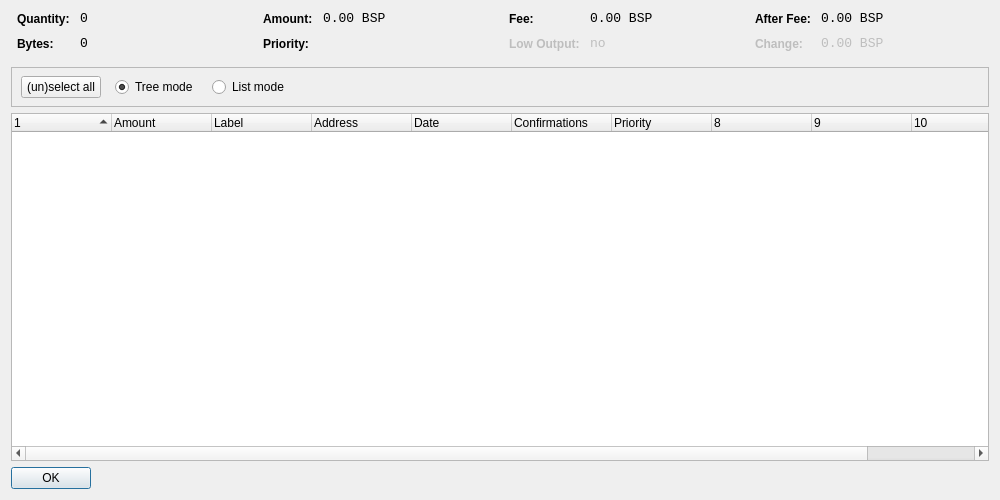
<?xml version="1.0" encoding="UTF-8"?>
<ui version="4.0">
 <class>CoinControlDialog</class>
 <widget class="QDialog" name="CoinControlDialog">
  <property name="geometry">
   <rect>
    <x>0</x>
    <y>0</y>
    <width>1000</width>
    <height>500</height>
   </rect>
  </property>
  <property name="windowTitle">
   <string>Coin Control</string>
  </property>
  <layout class="QVBoxLayout" name="verticalLayout">
   <item>
    <layout class="QHBoxLayout" name="horizontalLayoutTop" stretch="0,0,0,0">
     <property name="topMargin">
      <number>0</number>
     </property>
     <property name="bottomMargin">
      <number>10</number>
     </property>
     <item>
      <layout class="QFormLayout" name="formLayoutCoinControl1">
       <property name="horizontalSpacing">
        <number>10</number>
       </property>
       <property name="verticalSpacing">
        <number>10</number>
       </property>
       <property name="leftMargin">
        <number>6</number>
       </property>
       <property name="rightMargin">
        <number>6</number>
       </property>
       <item row="0" column="0">
        <widget class="QLabel" name="labelCoinControlQuantityText">
         <property name="styleSheet">
          <string notr="true">font-weight:bold;</string>
         </property>
         <property name="text">
          <string>Quantity:</string>
         </property>
        </widget>
       </item>
       <item row="0" column="1">
        <widget class="QLabel" name="labelCoinControlQuantity">
         <property name="font">
          <font>
           <family>Monospace</family>
           <pointsize>10</pointsize>
          </font>
         </property>
         <property name="cursor">
          <cursorShape>IBeamCursor</cursorShape>
         </property>
         <property name="contextMenuPolicy">
          <enum>Qt::ActionsContextMenu</enum>
         </property>
         <property name="text">
          <string notr="true">0</string>
         </property>
         <property name="textInteractionFlags">
          <set>Qt::LinksAccessibleByMouse|Qt::TextSelectableByKeyboard|Qt::TextSelectableByMouse</set>
         </property>
        </widget>
       </item>
       <item row="1" column="0">
        <widget class="QLabel" name="labelCoinControlBytesText">
         <property name="styleSheet">
          <string notr="true">font-weight:bold;</string>
         </property>
         <property name="text">
          <string>Bytes:</string>
         </property>
        </widget>
       </item>
       <item row="1" column="1">
        <widget class="QLabel" name="labelCoinControlBytes">
         <property name="font">
          <font>
           <family>Monospace</family>
           <pointsize>10</pointsize>
          </font>
         </property>
         <property name="cursor">
          <cursorShape>IBeamCursor</cursorShape>
         </property>
         <property name="contextMenuPolicy">
          <enum>Qt::ActionsContextMenu</enum>
         </property>
         <property name="text">
          <string notr="true">0</string>
         </property>
         <property name="textInteractionFlags">
          <set>Qt::LinksAccessibleByMouse|Qt::TextSelectableByKeyboard|Qt::TextSelectableByMouse</set>
         </property>
        </widget>
       </item>
      </layout>
     </item>
     <item>
      <layout class="QFormLayout" name="formLayoutCoinControl2">
       <property name="horizontalSpacing">
        <number>10</number>
       </property>
       <property name="verticalSpacing">
        <number>10</number>
       </property>
       <property name="leftMargin">
        <number>6</number>
       </property>
       <property name="rightMargin">
        <number>6</number>
       </property>
       <item row="0" column="0">
        <widget class="QLabel" name="labelCoinControlAmountText">
         <property name="styleSheet">
          <string notr="true">font-weight:bold;</string>
         </property>
         <property name="text">
          <string>Amount:</string>
         </property>
        </widget>
       </item>
       <item row="0" column="1">
        <widget class="QLabel" name="labelCoinControlAmount">
         <property name="font">
          <font>
           <family>Monospace</family>
           <pointsize>10</pointsize>
          </font>
         </property>
         <property name="cursor">
          <cursorShape>IBeamCursor</cursorShape>
         </property>
         <property name="contextMenuPolicy">
          <enum>Qt::ActionsContextMenu</enum>
         </property>
         <property name="text">
          <string notr="true">0.00 BSP</string>
         </property>
         <property name="textInteractionFlags">
          <set>Qt::LinksAccessibleByMouse|Qt::TextSelectableByKeyboard|Qt::TextSelectableByMouse</set>
         </property>
        </widget>
       </item>
       <item row="1" column="0">
        <widget class="QLabel" name="labelCoinControlPriorityText">
         <property name="styleSheet">
          <string notr="true">font-weight:bold;</string>
         </property>
         <property name="text">
          <string>Priority:</string>
         </property>
        </widget>
       </item>
       <item row="1" column="1">
        <widget class="QLabel" name="labelCoinControlPriority">
         <property name="font">
          <font>
           <family>Monospace</family>
           <pointsize>10</pointsize>
          </font>
         </property>
         <property name="cursor">
          <cursorShape>IBeamCursor</cursorShape>
         </property>
         <property name="contextMenuPolicy">
          <enum>Qt::ActionsContextMenu</enum>
         </property>
         <property name="text">
          <string/>
         </property>
         <property name="textInteractionFlags">
          <set>Qt::LinksAccessibleByMouse|Qt::TextSelectableByKeyboard|Qt::TextSelectableByMouse</set>
         </property>
        </widget>
       </item>
      </layout>
     </item>
     <item>
      <layout class="QFormLayout" name="formLayoutCoinControl3">
       <property name="horizontalSpacing">
        <number>10</number>
       </property>
       <property name="verticalSpacing">
        <number>10</number>
       </property>
       <property name="leftMargin">
        <number>6</number>
       </property>
       <property name="rightMargin">
        <number>6</number>
       </property>
       <item row="0" column="0">
        <widget class="QLabel" name="labelCoinControlFeeText">
         <property name="styleSheet">
          <string notr="true">font-weight:bold;</string>
         </property>
         <property name="text">
          <string>Fee:</string>
         </property>
        </widget>
       </item>
       <item row="0" column="1">
        <widget class="QLabel" name="labelCoinControlFee">
         <property name="font">
          <font>
           <family>Monospace</family>
           <pointsize>10</pointsize>
          </font>
         </property>
         <property name="cursor">
          <cursorShape>IBeamCursor</cursorShape>
         </property>
         <property name="contextMenuPolicy">
          <enum>Qt::ActionsContextMenu</enum>
         </property>
         <property name="text">
          <string notr="true">0.00 BSP</string>
         </property>
         <property name="textInteractionFlags">
          <set>Qt::LinksAccessibleByMouse|Qt::TextSelectableByKeyboard|Qt::TextSelectableByMouse</set>
         </property>
        </widget>
       </item>
       <item row="1" column="0">
        <widget class="QLabel" name="labelCoinControlLowOutputText">
         <property name="enabled">
          <bool>false</bool>
         </property>
         <property name="styleSheet">
          <string notr="true">font-weight:bold;</string>
         </property>
         <property name="text">
          <string>Low Output:</string>
         </property>
        </widget>
       </item>
       <item row="1" column="1">
        <widget class="QLabel" name="labelCoinControlLowOutput">
         <property name="enabled">
          <bool>false</bool>
         </property>
         <property name="font">
          <font>
           <family>Monospace</family>
           <pointsize>10</pointsize>
          </font>
         </property>
         <property name="cursor">
          <cursorShape>IBeamCursor</cursorShape>
         </property>
         <property name="contextMenuPolicy">
          <enum>Qt::ActionsContextMenu</enum>
         </property>
         <property name="text">
          <string notr="true">no</string>
         </property>
         <property name="textInteractionFlags">
          <set>Qt::LinksAccessibleByMouse|Qt::TextSelectableByKeyboard|Qt::TextSelectableByMouse</set>
         </property>
        </widget>
       </item>
      </layout>
     </item>
     <item>
      <layout class="QFormLayout" name="formLayoutCoinControl4">
       <property name="horizontalSpacing">
        <number>10</number>
       </property>
       <property name="verticalSpacing">
        <number>10</number>
       </property>
       <property name="leftMargin">
        <number>6</number>
       </property>
       <property name="rightMargin">
        <number>6</number>
       </property>
       <item row="0" column="0">
        <widget class="QLabel" name="labelCoinControlAfterFeeText">
         <property name="styleSheet">
          <string notr="true">font-weight:bold;</string>
         </property>
         <property name="text">
          <string>After Fee:</string>
         </property>
        </widget>
       </item>
       <item row="0" column="1">
        <widget class="QLabel" name="labelCoinControlAfterFee">
         <property name="font">
          <font>
           <family>Monospace</family>
           <pointsize>10</pointsize>
          </font>
         </property>
         <property name="cursor">
          <cursorShape>IBeamCursor</cursorShape>
         </property>
         <property name="contextMenuPolicy">
          <enum>Qt::ActionsContextMenu</enum>
         </property>
         <property name="text">
          <string notr="true">0.00 BSP</string>
         </property>
         <property name="textInteractionFlags">
          <set>Qt::LinksAccessibleByMouse|Qt::TextSelectableByKeyboard|Qt::TextSelectableByMouse</set>
         </property>
        </widget>
       </item>
       <item row="1" column="0">
        <widget class="QLabel" name="labelCoinControlChangeText">
         <property name="enabled">
          <bool>false</bool>
         </property>
         <property name="styleSheet">
          <string notr="true">font-weight:bold;</string>
         </property>
         <property name="text">
          <string>Change:</string>
         </property>
        </widget>
       </item>
       <item row="1" column="1">
        <widget class="QLabel" name="labelCoinControlChange">
         <property name="enabled">
          <bool>false</bool>
         </property>
         <property name="font">
          <font>
           <family>Monospace</family>
           <pointsize>10</pointsize>
          </font>
         </property>
         <property name="cursor">
          <cursorShape>IBeamCursor</cursorShape>
         </property>
         <property name="contextMenuPolicy">
          <enum>Qt::ActionsContextMenu</enum>
         </property>
         <property name="text">
          <string notr="true">0.00 BSP</string>
         </property>
         <property name="textInteractionFlags">
          <set>Qt::LinksAccessibleByMouse|Qt::TextSelectableByKeyboard|Qt::TextSelectableByMouse</set>
         </property>
        </widget>
       </item>
      </layout>
     </item>
    </layout>
   </item>
   <item>
    <widget class="QFrame" name="frame">
     <property name="minimumSize">
      <size>
       <width>0</width>
       <height>40</height>
      </size>
     </property>
     <property name="frameShape">
      <enum>QFrame::StyledPanel</enum>
     </property>
     <property name="frameShadow">
      <enum>QFrame::Sunken</enum>
     </property>
     <widget class="QWidget" name="horizontalLayoutWidget">
      <property name="geometry">
       <rect>
        <x>10</x>
        <y>0</y>
        <width>781</width>
        <height>41</height>
       </rect>
      </property>
      <layout class="QHBoxLayout" name="horizontalLayoutPanel" stretch="0,0,0,0,0">
       <property name="spacing">
        <number>14</number>
       </property>
       <item>
        <widget class="QPushButton" name="pushButtonSelectAll">
         <property name="sizePolicy">
          <sizepolicy hsizetype="Maximum" vsizetype="Fixed">
           <horstretch>0</horstretch>
           <verstretch>0</verstretch>
          </sizepolicy>
         </property>
         <property name="text">
          <string>(un)select all</string>
         </property>
        </widget>
       </item>
       <item>
        <widget class="QRadioButton" name="radioTreeMode">
         <property name="sizePolicy">
          <sizepolicy hsizetype="Maximum" vsizetype="Fixed">
           <horstretch>0</horstretch>
           <verstretch>0</verstretch>
          </sizepolicy>
         </property>
         <property name="text">
          <string>Tree mode</string>
         </property>
         <property name="checked">
          <bool>true</bool>
         </property>
        </widget>
       </item>
       <item>
        <widget class="QRadioButton" name="radioListMode">
         <property name="sizePolicy">
          <sizepolicy hsizetype="Maximum" vsizetype="Fixed">
           <horstretch>0</horstretch>
           <verstretch>0</verstretch>
          </sizepolicy>
         </property>
         <property name="text">
          <string>List mode</string>
         </property>
        </widget>
       </item>
       <item>
        <spacer name="horizontalSpacer">
         <property name="orientation">
          <enum>Qt::Horizontal</enum>
         </property>
         <property name="sizeHint" stdset="0">
          <size>
           <width>40</width>
           <height>20</height>
          </size>
         </property>
        </spacer>
       </item>
      </layout>
     </widget>
    </widget>
   </item>
   <item>
    <widget class="CoinControlTreeWidget" name="treeWidget">
     <property name="contextMenuPolicy">
      <enum>Qt::CustomContextMenu</enum>
     </property>
     <property name="sortingEnabled">
      <bool>false</bool>
     </property>
     <property name="columnCount">
      <number>11</number>
     </property>
     <attribute name="headerShowSortIndicator" stdset="0">
      <bool>true</bool>
     </attribute>
     <attribute name="headerStretchLastSection">
      <bool>false</bool>
     </attribute>
     <column>
      <property name="text">
       <string/>
      </property>
     </column>
     <column>
      <property name="text">
       <string>Amount</string>
      </property>
     </column>
     <column>
      <property name="text">
       <string>Label</string>
      </property>
     </column>
     <column>
      <property name="text">
       <string>Address</string>
      </property>
     </column>
     <column>
      <property name="text">
       <string>Date</string>
      </property>
     </column>
     <column>
      <property name="text">
       <string>Confirmations</string>
      </property>
      <property name="toolTip">
       <string>Confirmed</string>
      </property>
     </column>
     <column>
      <property name="text">
       <string>Priority</string>
      </property>
     </column>
     <column>
      <property name="text">
       <string/>
      </property>
     </column>
     <column>
      <property name="text">
       <string/>
      </property>
     </column>
     <column>
      <property name="text">
       <string/>
      </property>
     </column>
     <column>
      <property name="text">
       <string/>
      </property>
     </column>
    </widget>
   </item>
   <item>
    <widget class="QDialogButtonBox" name="buttonBox">
     <property name="sizePolicy">
      <sizepolicy hsizetype="Maximum" vsizetype="Fixed">
       <horstretch>0</horstretch>
       <verstretch>0</verstretch>
      </sizepolicy>
     </property>
     <property name="orientation">
      <enum>Qt::Horizontal</enum>
     </property>
     <property name="standardButtons">
      <set>QDialogButtonBox::Ok</set>
     </property>
    </widget>
   </item>
  </layout>
 </widget>
 <customwidgets>
  <customwidget>
   <class>CoinControlTreeWidget</class>
   <extends>QTreeWidget</extends>
   <header>coincontroltreewidget.h</header>
  </customwidget>
 </customwidgets>
 <resources/>
 <connections/>
</ui>
